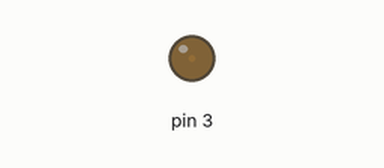
Bench run of a sketch on a simulated Arduino Uno, built with avr-gcc and run on an emulated ATmega328P. Shown: output pins drawn as LEDs (lit = HIGH).

Above: at 0.05 s.
At 2.95 s:
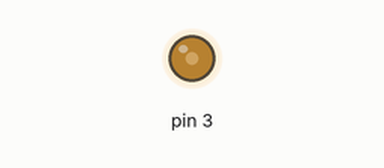
At 4.55 s:
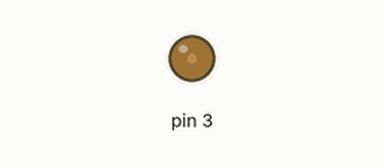
Timing chart, 0 to 7.8 s (numbered marks = the images above):
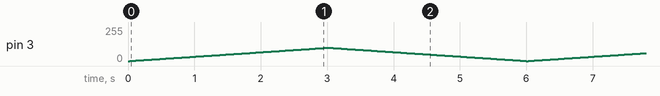

The sketch:

Lab_1_Basics_Arduino_computer_snoring_pattern.ino
```cpp
void setup() {
  // put your setup code here, to run once:
 pinMode(3, OUTPUT);
}

void loop() {
  // put your main code here, to run repeatedly:
for(int i=0; i<100; i++)  //Short Dashes for S
{
analogWrite(3, i);   // turn the LED on (HIGH is the voltage level)
  delay(30);
}
for(int i=100; i>0; i--)  //Short Dashes for S
{
analogWrite(3, i);   // turn the LED on (HIGH is the voltage level)
  delay(30);
}
}
```
